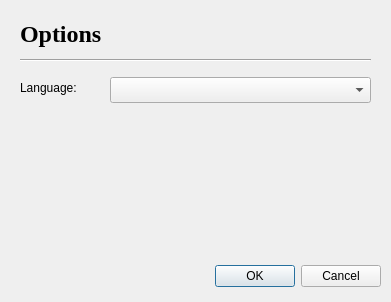
<?xml version="1.0" encoding="UTF-8"?>
<ui version="4.0">
 <class>Options_Dialog</class>
 <widget class="QDialog" name="Options_Dialog">
  <property name="geometry">
   <rect>
    <x>0</x>
    <y>0</y>
    <width>391</width>
    <height>302</height>
   </rect>
  </property>
  <property name="windowTitle">
   <string>Dialog</string>
  </property>
  <widget class="QDialogButtonBox" name="buttonBox">
   <property name="geometry">
    <rect>
     <x>40</x>
     <y>260</y>
     <width>341</width>
     <height>32</height>
    </rect>
   </property>
   <property name="orientation">
    <enum>Qt::Horizontal</enum>
   </property>
   <property name="standardButtons">
    <set>QDialogButtonBox::Cancel|QDialogButtonBox::Ok</set>
   </property>
  </widget>
  <widget class="QLabel" name="label_option">
   <property name="geometry">
    <rect>
     <x>20</x>
     <y>20</y>
     <width>281</width>
     <height>31</height>
    </rect>
   </property>
   <property name="font">
    <font>
     <family>Times New Roman</family>
     <pointsize>18</pointsize>
     <weight>75</weight>
     <bold>true</bold>
    </font>
   </property>
   <property name="text">
    <string>Options</string>
   </property>
   <property name="alignment">
    <set>Qt::AlignLeading|Qt::AlignLeft|Qt::AlignTop</set>
   </property>
  </widget>
  <widget class="Line" name="line_2">
   <property name="geometry">
    <rect>
     <x>20</x>
     <y>50</y>
     <width>351</width>
     <height>20</height>
    </rect>
   </property>
   <property name="orientation">
    <enum>Qt::Horizontal</enum>
   </property>
  </widget>
  <widget class="QLabel" name="label_language">
   <property name="geometry">
    <rect>
     <x>20</x>
     <y>80</y>
     <width>71</width>
     <height>16</height>
    </rect>
   </property>
   <property name="text">
    <string>Language:</string>
   </property>
  </widget>
  <widget class="QComboBox" name="comboBox_language">
   <property name="geometry">
    <rect>
     <x>110</x>
     <y>77</y>
     <width>261</width>
     <height>26</height>
    </rect>
   </property>
  </widget>
 </widget>
 <resources/>
 <connections>
  <connection>
   <sender>buttonBox</sender>
   <signal>accepted()</signal>
   <receiver>Options_Dialog</receiver>
   <slot>accept()</slot>
   <hints>
    <hint type="sourcelabel">
     <x>248</x>
     <y>254</y>
    </hint>
    <hint type="destinationlabel">
     <x>157</x>
     <y>274</y>
    </hint>
   </hints>
  </connection>
  <connection>
   <sender>buttonBox</sender>
   <signal>rejected()</signal>
   <receiver>Options_Dialog</receiver>
   <slot>reject()</slot>
   <hints>
    <hint type="sourcelabel">
     <x>316</x>
     <y>260</y>
    </hint>
    <hint type="destinationlabel">
     <x>286</x>
     <y>274</y>
    </hint>
   </hints>
  </connection>
 </connections>
</ui>
